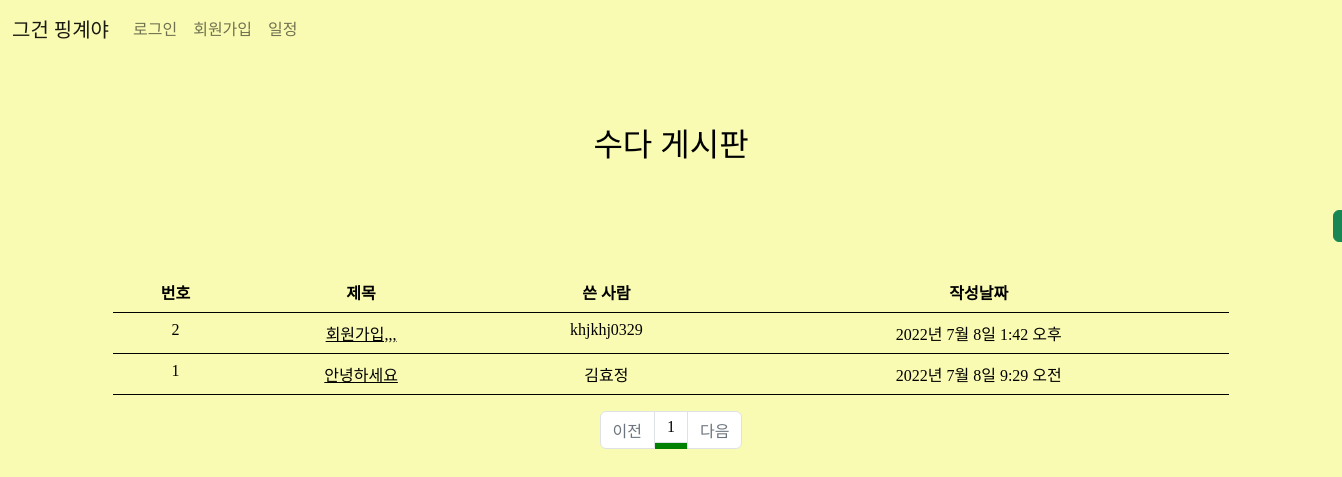
The page / on the database its author committed.
### excuse/models.py (models this page shows, shortened)
class Excuse(models.Model):
    author = models.ForeignKey(User, on_delete=models.CASCADE)
    subject = models.CharField(max_length=200)
    content = models.TextField()
    create_date = models.DateTimeField()
    modify_date = models.DateTimeField(null=True, blank=True)

### excuse/views.py (the view)
# urls.py: path('', views.index, name='index'),
def index(request):
    page = request.GET.get('page', '1')  # 페이지
    question_list = Excuse.objects.order_by('-create_date')
    paginator = Paginator(question_list, 10)  # 페이지당 10개씩 보여주기
    page_obj = paginator.get_page(page)
    context = {'question_list': page_obj}
    return render(request, 'excuse/excuse_list.html', context)

### excuse/templatetags/pybo_filter.py (called while the page is built)
@register.filter
def sub(value, arg):
    return value - arg

### templates/excuse/excuse_list.html (shortened to what this page needs)
{% extends 'base.html' %}
{% block content %}
    {% load pybo_filter %}
{% load static %}
<link rel="stylesheet" href="{% static 'css/list.css' %}">
<h2>수다 게시판</h2>
<div class="container my-3">
<a id="create" href="{% url 'excuse:excuse_create' %}" class="btn btn-success">
    </a>
    <table class="table">
        <thead>
        <tr class="text-center table-white">
            <th>번호</th>
            <th>제목</th>
            <th>쓴 사람</th>
            <th>작성날짜</th>
        </tr>
        </thead>
        <tbody>
        {% if question_list %}
        {% for question in question_list %}
        <tr class="text-center">
            <td>
                {{ question_list.paginator.count|sub:question_list.start_index|sub:forloop.counter0|add:1 }}
            </td>
            <td class="text-center">
                <a href="{% url 'excuse:detail' question.id %}">{{ question.subject }}</a>
            </td>
            <td>{{ question.author.username }}</td>
            <td>{{ question.create_date }}</td>
        </tr>
        {% endfor %}
        {% else %}
        <tr>
            <td colspan="4">질문이 없어욥.</td>
        </tr>
        {% endif %}
        </tbody>
    </table>
    <ul class="pagination justify-content-center">
        {% if question_list.has_previous %}
        <li class="page-item">
            <a class="page-link" href="?page={{ question_list.previous_page_number }}">이전</a>
        </li>
        {% else %}
        <li class="page-item disabled">
            <a class="page-link" tabindex="-1" aria-disabled="true" href="#">이전</a>
        </li>
        {% endif %}
        {% for page_number in question_list.paginator.page_range %}
        {% if page_number >= question_list.number|add:-5 and page_number <= question_list.number|add:5 %}
        {% if page_number == question_list.number %}
        <li class="page-item" style="background-color: green" aria-current="page">
            <a class="page-link" href="?page={{ page_number }}">{{ page_number }}</a>
        </li>
        {% else %}
        <li class="page-item">
            <a class="page-link" href="?page={{ page_number }}">{{ page_number }}</a>
        </li>
        {% endif %}
        {% endif %}
        {% endfor %}
        {% if question_list.has_next %}
        <li class="page-item">
            <a class="page-link" href="?page={{ question_list.next_page_number }}">다음</a>
        </li>
        {% else %}
        <li class="page-item disabled">
            <a class="page-link" tabindex="-1" aria-disabled="true" href="#">다음</a>
        </li>
        {% endif %}
    </ul>
</div>
{% endblock %}

### static/css/list.css (style rules this page uses)
body { background-color: #F9FBB2; }
h2 { text-align: center; margin-top: 70px; }
#create { width: 70px; font-size: 12px; margin-left: 1220px; margin-bottom: 30px; margin-top: 30px; }

### rows shown on the page
Excuse: paginator.count|sub "2", subject "회원가입,,,", author.username "khjkhj0329", create_date "2022년 7월 8일 1:42 오후"
Excuse: paginator.count|sub "1", subject "안녕하세요", author.username "김효정", create_date "2022년 7월 8일 9:29 오전"

### other values the page prints
{{ page_number }} "1"
